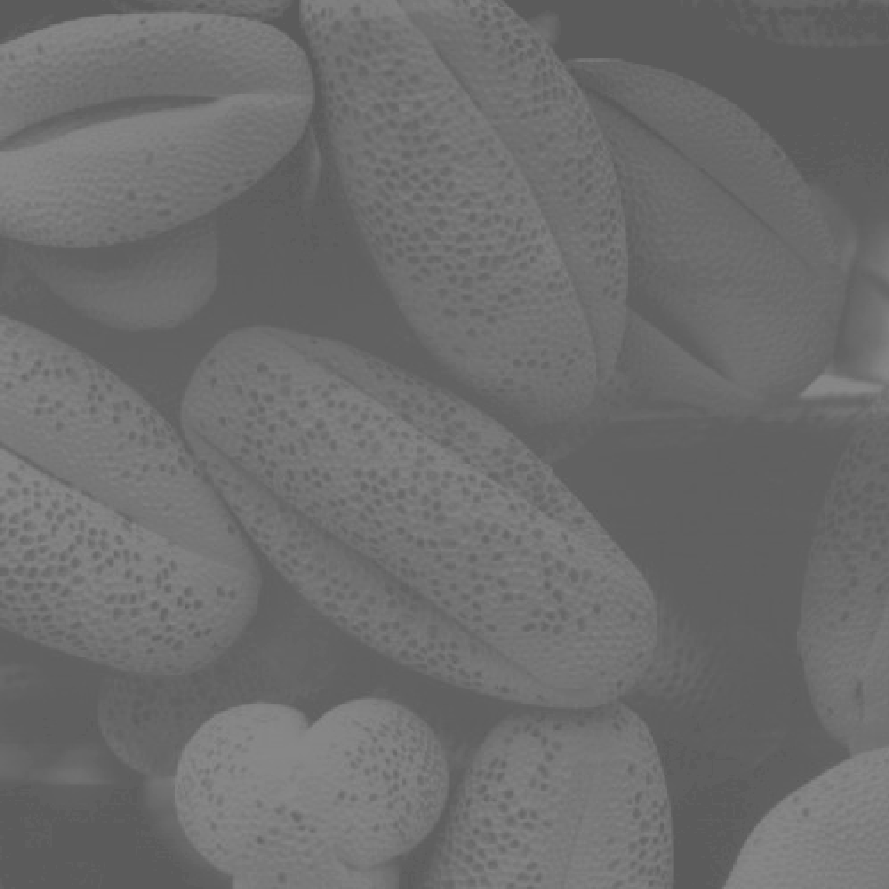
#> input picture data/DIP3E_Original_Images_CH03/Fig0310(b)(washed_out_pollen_image).tif, 889 x 889 px, found by its file name
$ python task_04.py
#> lines starting #> are read from the running program, lines starting #| are printed output that depends on the picture
import numpy as np
import matplotlib.pyplot as plt
from PIL import Image


# Task 4a
print("\n Task 4a")

def s_curve_transformation(r, r_zero, E):
    return((r/r_zero)**E/(1+((r/r_zero)**E)))

values_of_E = [2,4,6,8]
r_zero = 0.5
r = np.linspace(0,1,100)

for E_param in values_of_E:

    plt.plot(r, s_curve_transformation(r, r_zero, E_param), label = "E = {}, r$_0$ = {}".format(E_param, r_zero) )

plt.legend(loc = "best")
plt.show()
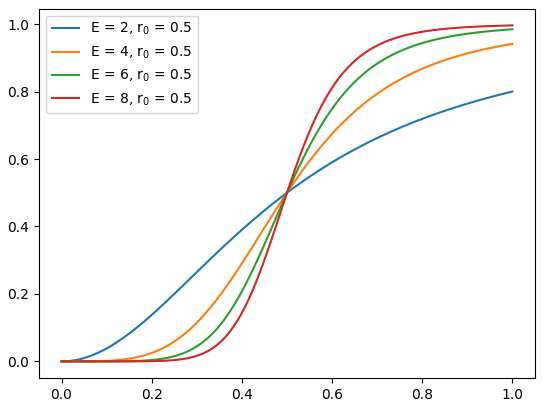
#> figure drawn by matplotlib, 1 panel; curve peaks at x = 1, y = 0.8; curve peaks at x = 1, y = 0.941; curve peaks at x = 1, y = 0.985


# Task 4b
print("\n Task 4b")

def s_curve_transformation_rgbrange(r, r_zero, E):
    alpha = 255/np.amax((r/r_zero)**E/(1+((r/r_zero)**E)))
    return(alpha*(r/r_zero)**E/(1+((r/r_zero)**E)))

values_of_E = [2,4,6,8]
r = np.linspace(0,255,255)
# now for range 0 to 255 adapted
r_zero_values = [50, 80, 130, 170,200]

for E_param in values_of_E:
    for r_zero in r_zero_values:
        plt.plot(r, s_curve_transformation_rgbrange(r, r_zero, E_param), label = "E = {}, r$_0$ = {}".format(E_param, r_zero) )

plt.legend(loc = "best", bbox_to_anchor=(1, 1))
plt.subplots_adjust(right=0.7)
plt.show()
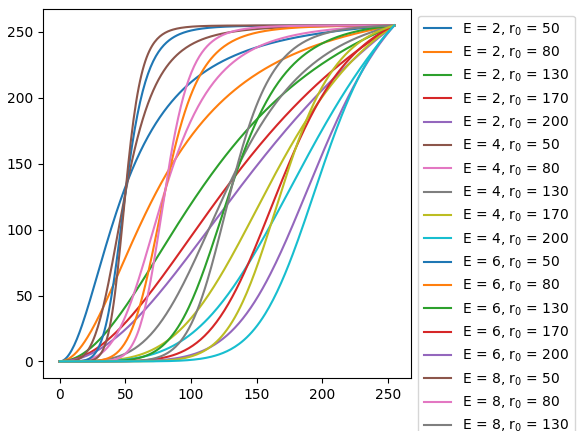
#> figure drawn by matplotlib, 1 panel; curve peaks at x = 255, y = 255; curve peaks at x = 255, y = 255; curve peaks at x = 255, y = 255

image = Image.open("data\DIP3E_Original_Images_CH03\Fig0310(b)(washed_out_pollen_image).tif")
#> image is the input picture: PIL image 889x889 L; min 91, max 138, mean 109.1

# needs big values of r_zero because meant for range 0 to 1, 125 equals nearly the 0.5 in # range 0 to 255 like 0.5 did in range 0 to 1

fig, axes = plt.subplots(nrows=1, ncols=len(values_of_E)+1, figsize=(8, 5))
axes[0].imshow(image, cmap = "gray", vmin=0, vmax=255)
axes[0].set_title("Original")
for i, e in enumerate(values_of_E):
    axes[i+1].imshow(s_curve_transformation_rgbrange(np.array(image),r_zero = 125, E = e), cmap = "gray", vmin=0, vmax=255)
    axes[i+1].set_title("$E$ = {}".format(e))
#> this loop made 4 passes
#> alpha in s_curve_transformation_rgbrange on passes 1 to 4: 464.2, 426.7, 395.8, 370.6
fig.tight_layout()
plt.show()
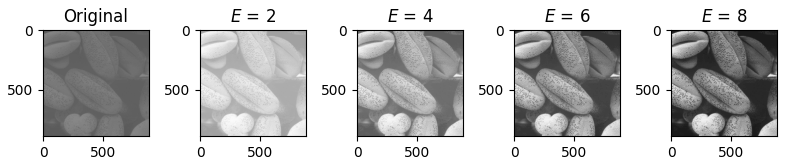
#> figure drawn by matplotlib, 5 panels
